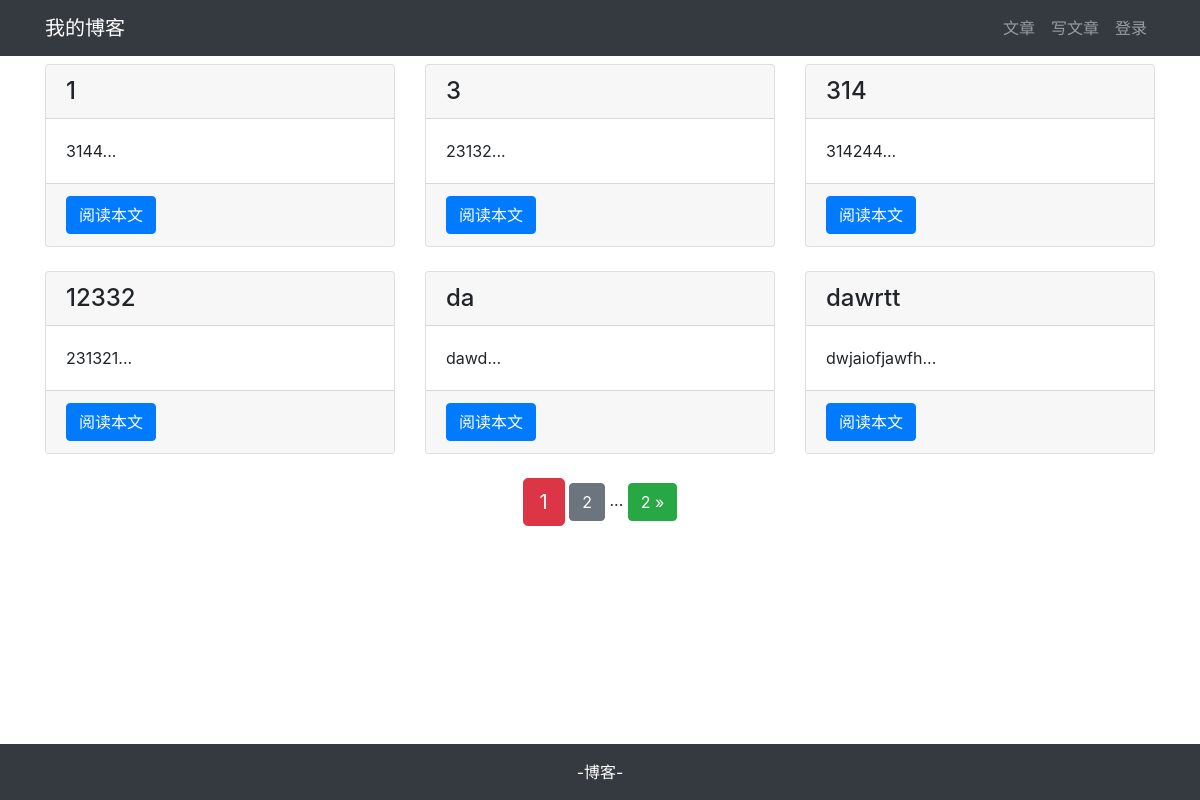
Page /article/article-list/ on the committed database.
### article/models.py (models this page shows, shortened)
class ArticlePost(models.Model):
    author = models.ForeignKey(User, on_delete=models.CASCADE)
    title = models.CharField(max_length=100)
    body = models.TextField()
    created = models.DateTimeField(default=timezone.now)
    updated = models.DateTimeField(auto_now=True)
    class Meta:
        ordering = ('-created',)

### article/views.py (the view)
# urls.py: path('article-list/', views.article_list, name='article_list'),
def article_list(request):
    article_list = ArticlePost.objects.all()
    paginator = Paginator(article_list, 6)
    page = request.GET.get('page')
    articles = paginator.get_page(page)
    context = { 'articles': articles }
    return render(request, 'article/list.html', context)

### templates/article/list.html (shortened to what this page needs)
{% extends "base.html" %}
{% load static %}
{% block content %}
<div class="container">
    <div class="row mt-2">
        {% for article in articles %}
        <div class="col-4 mb-4">
            <div class="card h-100">
                <h4 class="card-header">{{ article.title }}</h4>
                <div class="card-body">
                    <p class="card-text">{{ article.body|slice:'100' }}...</p>
                </div>
                <div class="card-footer">
                    <a href="#" class="btn btn-primary">阅读本文</a>
                </div>
            </div>
        </div>
        {% endfor %}
    </div>
<div class="pagination row">
    <div class="m-auto">
        <span class="step-links">
            <span class="current btn btn-danger btn-lg">
                {{ articles.number }}
            </span>
            {% if articles.has_next %}
                <a href="?page={{ articles.next_page_number }}"
                   class="btn btn-secondary"
                >
                    {{ articles.next_page_number }}
                </a>
                <span>...</span>
                <a href="?page={{ articles.paginator.num_pages }}"
                   class="btn btn-success"
                >
                    {{ articles.paginator.num_pages }} &raquo;
                </a>
            {% endif %}
        </span>
    </div>
</div>
</div>
{% endblock content %}

### templates/base.html (shortened to what this page needs)
{% load static %}
<!DOCTYPE html>
<html lang="zh-cn">
<head>
    <link rel="stylesheet" href="{% static 'bootstrap/css/bootstrap.min.css' %}">
</head>
<body>
    {% include 'header.html' %}
    {% block content %}{% endblock content %}
    {% include 'footer.html' %}
</body>
</html>

### templates/header.html
<nav class="navbar navbar-expand-lg navbar-dark bg-dark">
  <div class="container">
    <a class="navbar-brand" href="#">我的博客</a>
    <div>
    <ul class="navbar-nav">
        <li class="nav-item">
            <a class="nav-link" href="{% url 'article:article_list' %}">文章</a>
        </li>
        <li class="nav-item">
    <a class="nav-link" href="{% url 'article:article_create' %}">写文章</a>
    {% if user.is_authenticated %}
        <li class="nav-item dropdown">
            <a class="nav-link dropdown-toggle" href="#" id="navbarDropdown" role="button" data-toggle="dropdown" aria-haspopup="true" aria-expanded="false">
              {{ user.username }}
            </a>
            <div class="dropdown-menu" aria-labelledby="navbarDropdown">
              <a class="dropdown-item" href='{% url "userprofile:logout" %}'>退出登录</a>
            </div>
        </li>
    {% else %}
        <li class="nav-item">
            <a class="nav-link" href="{% url 'userprofile:login' %}">登录</a>
        </li>
    {% endif %}
</li>
    </ul>
</div>
  </div>
</nav>

### templates/footer.html
{% load static %}
<div>
    <br><br><br>
</div>
<footer class="py-3 bg-dark fixed-bottom">
    <div class="container">
        <p class="m-0 text-center text-white">-博客-</p>
    </div>
</footer>

### rows in the picture
ArticlePost: title "1", body "3144"
ArticlePost: title "3", body "23132"
ArticlePost: title "314", body "314244"
ArticlePost: title "12332", body "231321"
ArticlePost: title "da", body "dawd"
ArticlePost: title "dawrtt", body "dwjaiofjawfh"

### other values in the picture
{{ articles.number }} "1"
{{ articles.next_page_number }} "2"
{{ articles.paginator.num_pages }} "2"
